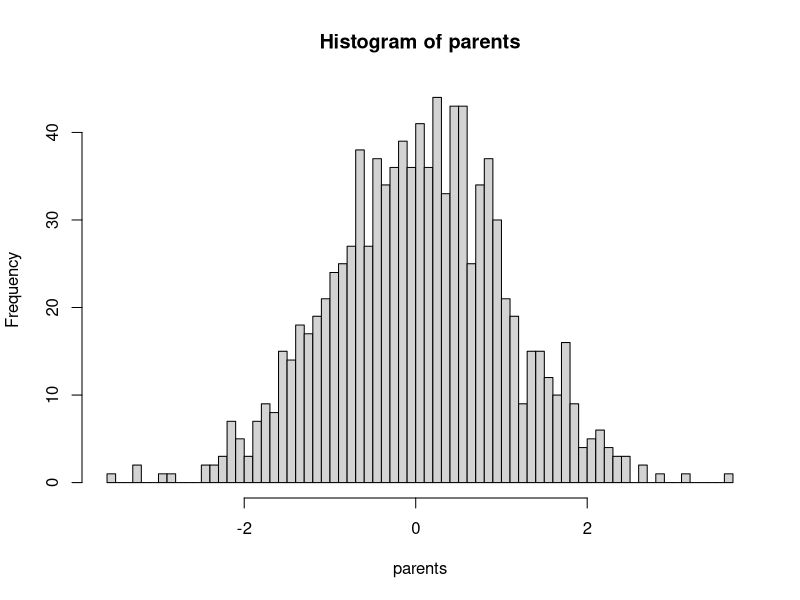

R code for this plot:

parents <- rnorm(1000)
hist(parents, breaks=100)

### select top 5%
i =0.05
p <- head(sort(parents, decreasing=TRUE), round(length(parents)*i,0))
k <- (rep(p, each=length(p)) + rep(p, times=length(p)))/2

## R: response to selection, it is the difference of mean phenotypic value between the offspring of the selection
## parents and the whole of the parental generation before selection
R <- mean(k) - mean(parents)

## S: selection differential, it is the mean phenotypic values of the individuals selected as parents expressed
## as a deviation from the population mean
S <- mean(p) - mean(parents)

h2 <- R/S
